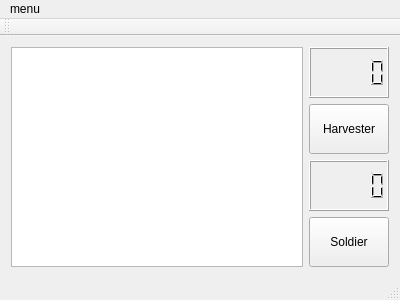
<?xml version="1.0" encoding="UTF-8"?>
<ui version="4.0">
 <class>GameView</class>
 <widget class="QMainWindow" name="GameView">
  <property name="geometry">
   <rect>
    <x>0</x>
    <y>0</y>
    <width>400</width>
    <height>300</height>
   </rect>
  </property>
  <property name="windowTitle">
   <string>GameView</string>
  </property>
  <widget class="QWidget" name="centralWidget">
   <layout class="QHBoxLayout" name="horizontalLayout">
    <item>
     <widget class="QGraphicsView" name="graphicsView">
      <property name="maximumSize">
       <size>
        <width>1920</width>
        <height>1080</height>
       </size>
      </property>
     </widget>
    </item>
    <item>
     <layout class="QVBoxLayout" name="verticalLayout">
      <item>
       <widget class="QLCDNumber" name="harvesterCount">
        <property name="maximumSize">
         <size>
          <width>100</width>
          <height>250</height>
         </size>
        </property>
       </widget>
      </item>
      <item>
       <widget class="QPushButton" name="harvesterCreate">
        <property name="maximumSize">
         <size>
          <width>100</width>
          <height>250</height>
         </size>
        </property>
        <property name="text">
         <string>Harvester</string>
        </property>
        <property name="icon">
         <iconset resource="images.qrc">
          <normaloff>:/icones/ressources_ant_game/icone_app.png</normaloff>:/icones/ressources_ant_game/icone_app.png</iconset>
        </property>
       </widget>
      </item>
      <item>
       <widget class="QLCDNumber" name="soldierCount">
        <property name="maximumSize">
         <size>
          <width>100</width>
          <height>250</height>
         </size>
        </property>
       </widget>
      </item>
      <item>
       <widget class="QPushButton" name="soldierCreate">
        <property name="maximumSize">
         <size>
          <width>100</width>
          <height>250</height>
         </size>
        </property>
        <property name="text">
         <string>Soldier</string>
        </property>
        <property name="icon">
         <iconset resource="images.qrc">
          <normaloff>:/icones/ressources_ant_game/icone_app.png</normaloff>:/icones/ressources_ant_game/icone_app.png</iconset>
        </property>
       </widget>
      </item>
     </layout>
    </item>
   </layout>
  </widget>
  <widget class="QMenuBar" name="menuBar">
   <property name="geometry">
    <rect>
     <x>0</x>
     <y>0</y>
     <width>400</width>
     <height>20</height>
    </rect>
   </property>
   <widget class="QMenu" name="menuquit">
    <property name="title">
     <string>menu</string>
    </property>
    <addaction name="actionQuit"/>
   </widget>
   <addaction name="menuquit"/>
  </widget>
  <widget class="QToolBar" name="mainToolBar">
   <attribute name="toolBarArea">
    <enum>TopToolBarArea</enum>
   </attribute>
   <attribute name="toolBarBreak">
    <bool>false</bool>
   </attribute>
  </widget>
  <widget class="QStatusBar" name="statusBar"/>
  <action name="actionQuit">
   <property name="text">
    <string>Quit</string>
   </property>
  </action>
 </widget>
 <layoutdefault spacing="6" margin="11"/>
 <resources>
  <include location="images.qrc"/>
 </resources>
 <connections/>
</ui>
